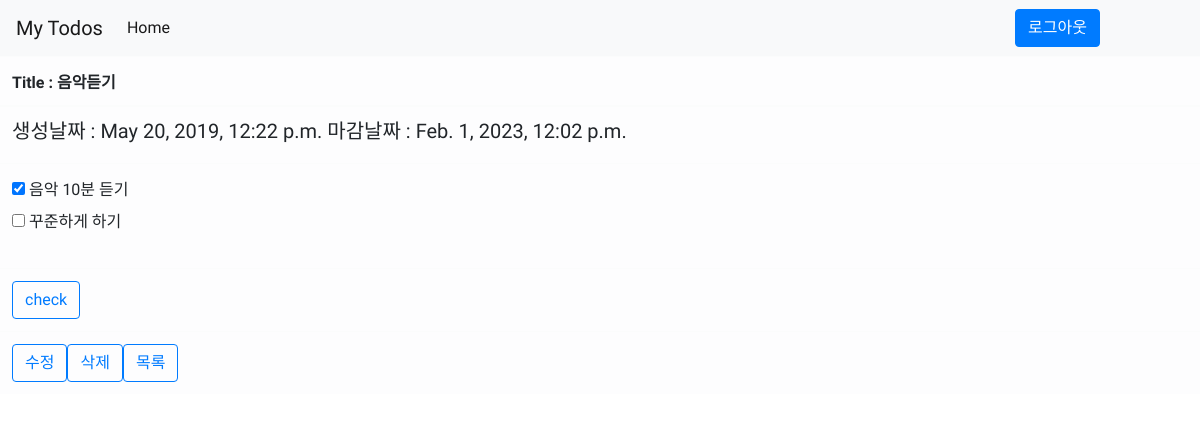
Page /12/ (signed in) on the earlier database version.
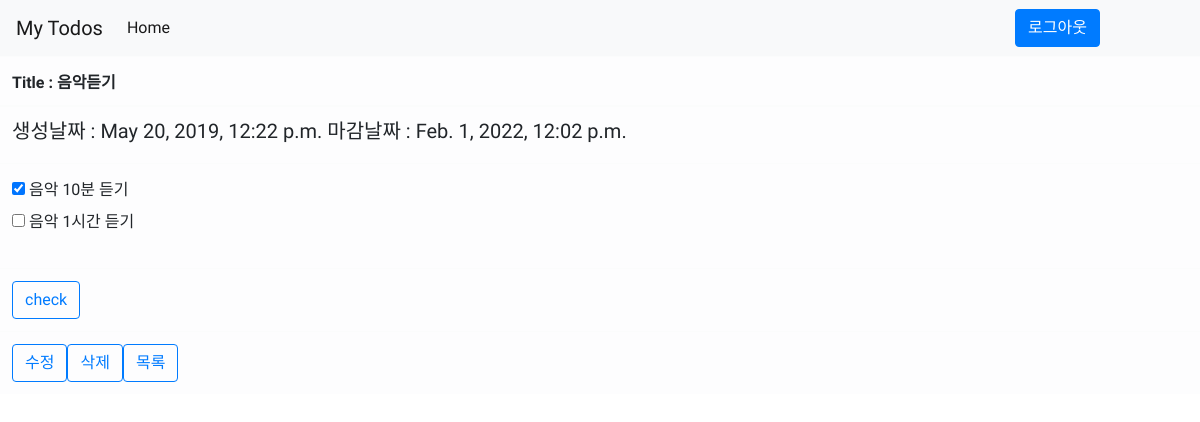
Same page on the later database version.
### todos/models.py (models this page shows, shortened)
class Todo(models.Model): # Todo 모델
    user = models.ForeignKey(User, on_delete=models.CASCADE, default=None) # 유저필드이며, 해당 유저가 삭제되면 Todo도 연쇄적으로 삭제된다.
    title = models.CharField(max_length=200) # Todo 제목
    priority = models.IntegerField(default=0) # 우선순위
    pub_date = models.DateTimeField('date published') # Todo 생성시각
    due_date = models.DateTimeField('due date') # Todo 만료시각
    all_done = models.BooleanField(default=False) # Todo 안의 세부 todo가 다 완료 되었는지 여부 판별 플래그
    class Meta:
        ordering = ['priority'] # 우선순위를 기준으로 정렬

class Specific_todo(models.Model): # 세부적인 Todo 모델
    todo = models.ForeignKey(Todo, on_delete=models.CASCADE) # todo 필드이며, 상위 todo가 삭제될 경우 세부 todo도 연쇄적으로 삭제된다.
    content = models.CharField(max_length=200) # 세부 todo의 내용
    is_checked = models.BooleanField(default=False) # 세부 todo의 완료 여부 판별 플래그

### todos/views.py (the view)
# urls.py: path('<int:pk>/', login_required(views.DetailView.as_view()), name='detail'), # 세부적인 todo 페이지
class DetailView(generic.DetailView): # generic View를 이용하여 구현한 세부 todo 화면이다.
    model = Todo # 해당 Deatil view에 대해서 보낼 객체 모델은 todo 1개이다.
    template_name = 'todos/detail.html' # 그리고 해당 템플릿에 맞춰준다.

### todos/templates/todos/detail.html (shortened to what this page needs)
{% extends 'todos/base.html' %}
{% block content %}
<table class = "table table-light">
    <thead>
        <tr>
            <th>Title : {{ todo.title }}</th>
        </tr>
    </thead>
    <tbody>
    <tr>
      <td><h5>생성날짜 : {{ todo.pub_date }}  마감날짜 : {{ todo.due_date }} </h5></td>
    </tr>
    <tr>
        <td>
            <form action="{% url 'todos:check' todo.id %}" method="post" id="checked">
                {% for sub_todo in todo.specific_todo_set.all %}
                    <input type="checkbox" name="sub_todo" id="sub_todo{{ forloop.counter }}" value="{{ sub_todo.id }}"  {% if sub_todo.is_checked %} checked="checked" {% endif %}>
                    <label for="sub_todo{{ sub_todo.id }}">
                    {{ sub_todo.content }}
                    </label>
                    <br>
                {%  endfor %}
            </form>
        </td>
    </tr>
    <tr>
        <td><input type="submit" class="btn btn-outline-primary" value = "check" form="checked"></td>
    </tr>
    <tr>
        <td><a class="btn btn-outline-primary" href="{% url "todos:edit" todo.id %}">수정</a><a class="btn btn-outline-primary" href="{% url "todos:delete" todo.id %}">삭제</a><a class="btn btn-outline-primary" href="/">목록</a></td>
    </tr>
    </tbody>
</table>
{% endblock %}

Differences in the rows shown:
removed Specific_todo: content "꾸준하게 하기"
changed Todo "음악듣기": due_date "Feb. 1, 2023, 12:02 p.m." → "Feb. 1, 2022, 12:02 p.m."
added Specific_todo: content "음악 1시간 듣기"
